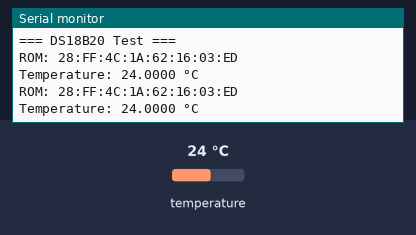
The sketch below on a simulated Arduino Uno, built with avr-gcc and run on an emulated ATmega328P. Parts: the last lines printed to the serial monitor. The inputs (shaded band) are chosen by the test bench; at power-on: temperature 24 °C.

Above: at 3.4 s.
3.5 s: temperature set to 12 °C
At 4.3 s:
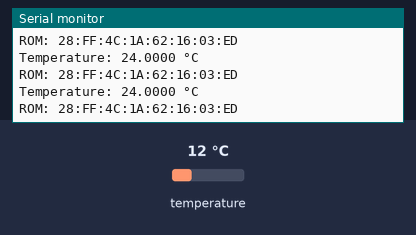
6.1 s: temperature set to 19 °C
At 7.1 s:
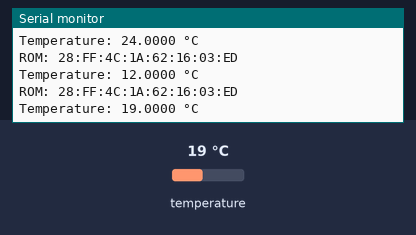
Timing chart, 0 to 9.1 s (numbered marks = the images above; inputs shaded):
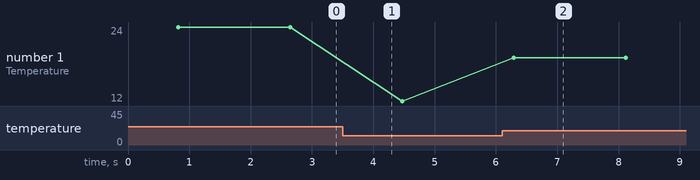

The sketch:

DS18B20_test.ino
```cpp
// DS18B20 1-Wire Digital Thermometer Test
// Maxim Integrated DS18B20
//
// Wiring (Arduino Uno):
//   GND (pin 1) -> GND
//   DQ  (pin 2) -> D2  + 4.7 kΩ pullup to 5V (external power mode)
//   VDD (pin 3) -> 5V
//
// Library: OneWire  (install via Library Manager: "OneWire" by Paul Stoffregen)

#include <OneWire.h>

#define ONE_WIRE_PIN 2
#define DS18B20_FAMILY_CODE 0x28

OneWire ds(ONE_WIRE_PIN);

void setup() {
  Serial.begin(9600);
  Serial.println("=== DS18B20 Test ===");
}

void loop() {
  uint8_t addr[8];

  // Discover first device on the bus
  ds.reset_search();
  if (!ds.search(addr)) {
    Serial.println("ERROR: no 1-Wire device found (check wiring & pullup)");
    delay(2000);
    return;
  }

  // Validate ROM CRC
  if (OneWire::crc8(addr, 7) != addr[7]) {
    Serial.println("ERROR: ROM CRC mismatch");
    delay(1000);
    return;
  }

  // Confirm DS18B20 family code
  if (addr[0] != DS18B20_FAMILY_CODE) {
    Serial.print("ERROR: unexpected family code 0x");
    Serial.println(addr[0], HEX);
    delay(1000);
    return;
  }

  // Print 64-bit ROM address
  Serial.print("ROM: ");
  for (uint8_t i = 0; i < 8; i++) {
    if (addr[i] < 0x10) Serial.print('0');
    Serial.print(addr[i], HEX);
    if (i < 7) Serial.print(':');
  }
  Serial.println();

  // Start temperature conversion (12-bit resolution, max 750 ms)
  ds.reset();
  ds.select(addr);
  ds.write(0x44); // Convert T command

  delay(800); // wait > 750 ms for 12-bit conversion

  // Read scratchpad (9 bytes)
  ds.reset();
  ds.select(addr);
  ds.write(0xBE); // Read Scratchpad command

  uint8_t data[9];
  for (uint8_t i = 0; i < 9; i++) data[i] = ds.read();

  // Validate scratchpad CRC
  if (OneWire::crc8(data, 8) != data[8]) {
    Serial.println("ERROR: scratchpad CRC mismatch");
    delay(1000);
    return;
  }

  // Temperature is 16-bit signed two's complement, LSB = 0.0625 °C (12-bit)
  int16_t rawTemp = ((int16_t)data[1] << 8) | data[0];
  float tempC = (float)rawTemp / 16.0f;

  Serial.print("Temperature: ");
  Serial.print(tempC, 4);
  Serial.println(" °C");

  Serial.println();
  delay(1000);
}
```

Measured:
- after the input at 6.1 s, the serial monitor: prints a new line after 0.19 s (image 2)
- plotted number 1: 24 → 12 after the input at 3.5 s, 12 → 19 after the input at 6.1 s
